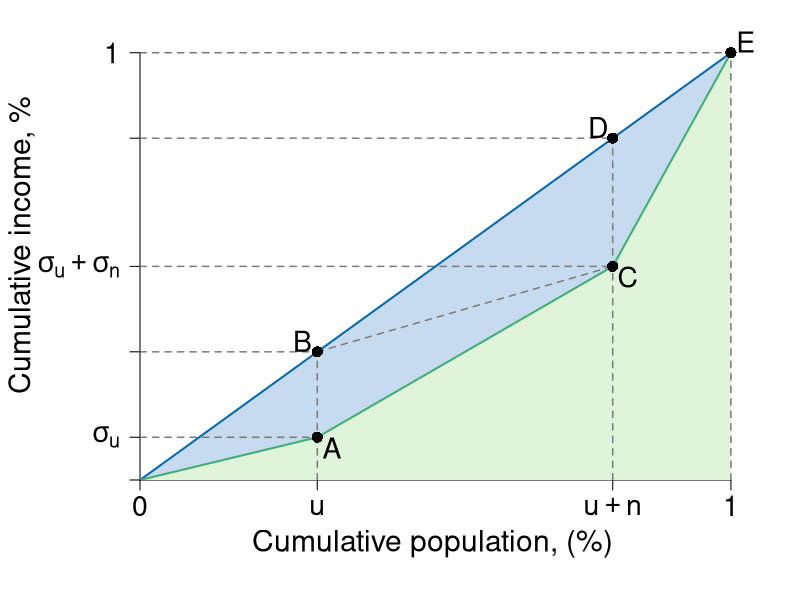

R code for this plot:
#' Graph Designer: Scott Cohn
#' Authors: Bowles and Halliday
#' Title: Coordination, Conflict and Competition: A Text in Microeconomics

library(shape)

pdf(file = "capitalism/lorenz_gini.pdf", width = 8, height = 8)

#Set parameters for graphics
pointsize <- 1.8
axislabelsize <- 1.8
labelsize <- 1.7
namesize <- 1.8
annotatesize <- 1.5
graphlinewidth <- 2
segmentlinewidth <- 1.5

COL <- c("#7fc97f", "#beaed4", "#fdc086", "#ffff99", "#386cb0", "#f0027f", "#bf5b17", "#666666")
COLA <- c("#e0f3db", "#99d8c9","#66c2a4","#41ae76", "#238b45", "#005824")
COLB <- c("#c6dbef", "#4eb3d3", "#2b8cbe", "#0868ac","#084081")
COLC <- c("#fcfbfd", "#efedf5", "#dadaeb", "#bcbddc", "#9e9ac8", "#807dba", "#6a51a3", "#54278f", "#3f007d")
grays <- gray.colors(25, start = 1, end = 0, alpha = 1)

#Edited the margins to cater for the larger LHS labels
par(mar =  c(6, 7, 0.5, 0.5))

#Add limits on axes and levels of utility for each indifference curve
ylims <- c(0, 1.1)
xlims <- c(0, 1.1)

npts <- 501 
x <- seq(xlims[1], xlims[2], length.out = npts)
y <- seq(ylims[1], ylims[2], length.out = npts) 

plot(0, 0, xlim = xlims, ylim = ylims, type = "n",
     xlab = expression(paste("")),
     ylab = expression(paste("")), 
     xaxt = "n", 
     yaxt = "n", 
     cex.lab = axislabelsize, 
     bty = "n", 
     xaxs = "i", 
     yaxs = "i"
)

ticksy <- c(ylims[1], 0.1, 0.3, 0.5, 0.8, 1)
ylabels <- c(NA, expression(sigma[u]),  NA, expression(paste(sigma[u] + sigma[n])), NA,  1)
ticksx <- c(xlims[1], 0.3, 0.8, 1)
xlabels <- c(0, expression(u), expression(u + n), 1)


axis(1,at = ticksx,  pos = 0, labels = xlabels, cex.axis = labelsize)
axis(2,at = ticksy,  pos = 0, labels = ylabels, las = 1, cex.axis = labelsize)

npts <- 500 
xx1 <- seq(xlims[1], xlims[2], length.out = npts)
xpoly1 <- c(0, 1, 1, 0.8, 0.3, 0)
ypoly1 <- c(0, 0, 1, 0.5, 0.1, 0)
polygon(x = xpoly1, y = ypoly1, col = COLA[1], density = NULL, border = NA)

xpoly2 <- c(0, 1, 0.8, 0.3, 0)
ypoly2 <- c(0, 1, 0.5, 0.1, 0)
polygon(x = xpoly2, y = ypoly2, col = COLB[1], density = NULL, border = NA)



#Axis labels and draw linear utility function
text(-0.2, 0.5*ylims[2], expression(paste("Cumulative income, %")) , xpd = TRUE, cex = axislabelsize, srt = 90) 
text(0.45*xlims[2], -0.15, expression(paste("Cumulative population, (%)")), xpd = TRUE, cex = axislabelsize) 

# Segments
segments(0, 1, 1, 1, lty = 2, col = grays[20], lwd = segmentlinewidth)
segments(1, 0, 1, 1, lty = 2, col = grays[20], lwd = segmentlinewidth)

#segments(0, 0.8, 0.8, 0.8, lty = 2, col = grays[20], lwd = segmentlinewidth)
segments(0.8, 0, 0.8, 0.8, lty = 2, col = grays[20], lwd = segmentlinewidth)
segments(0, 0.5, 0.8, 0.5, lty = 2, col = grays[20], lwd = segmentlinewidth)

#segments(0, 0.3, 0.3, 0.3, lty = 2, col = grays[20], lwd = segmentlinewidth)
segments(0.3, 0, 0.3, 0.3, lty = 2, col = grays[20], lwd = segmentlinewidth)
segments(0, 0.1, 0.3, 0.1, lty = 2, col = grays[20], lwd = segmentlinewidth)

#Line from B to C
segments(0.3, 0.3, 0.8, 0.5, lty = 2, col = grays[20], lwd = segmentlinewidth)


# Lorenz curve
segments(0, 0, 1, 1, lty = 1, col = COLB[4], lwd = graphlinewidth)
segments(0, 0, 0.3, 0.1, lty = 1, col = COLA[4], lwd = graphlinewidth)
segments(0.3, 0.1, 0.8, 0.5, lty = 1, col = COLA[4], lwd = graphlinewidth)
segments(0.8, 0.5, 1, 1, lty = 1, col = COLA[4], lwd = graphlinewidth)

#Segment to B
segments(0, 0.3, 0.3, 0.3, lty = 2, col = grays[20], lwd = segmentlinewidth)

#Segment to D
segments(0, 0.8, 0.8, 0.8, lty = 2, col = grays[20], lwd = segmentlinewidth)


# Points + labels

points(0.3, 0.1, pch = 16, col = "black", cex = 1.5)
text(0.325, 0.075, expression(A), cex = labelsize)

points(0.3, 0.3, pch = 16, col = "black", cex = 1.5)
text(0.275, 0.325, expression(B), cex = labelsize)

points(0.8, 0.5, pch = 16, col = "black", cex = 1.5)
text(0.825, 0.475, expression(C), cex = labelsize)

points(0.8, 0.8, pch = 16, col = "black", cex = 1.5)
text(0.775, 0.825, expression(D), cex = labelsize)

points(1, 1, pch = 16, col = "black", cex = 1.5)
text(1.025, 1.025, expression(E), cex = labelsize)



dev.off()
